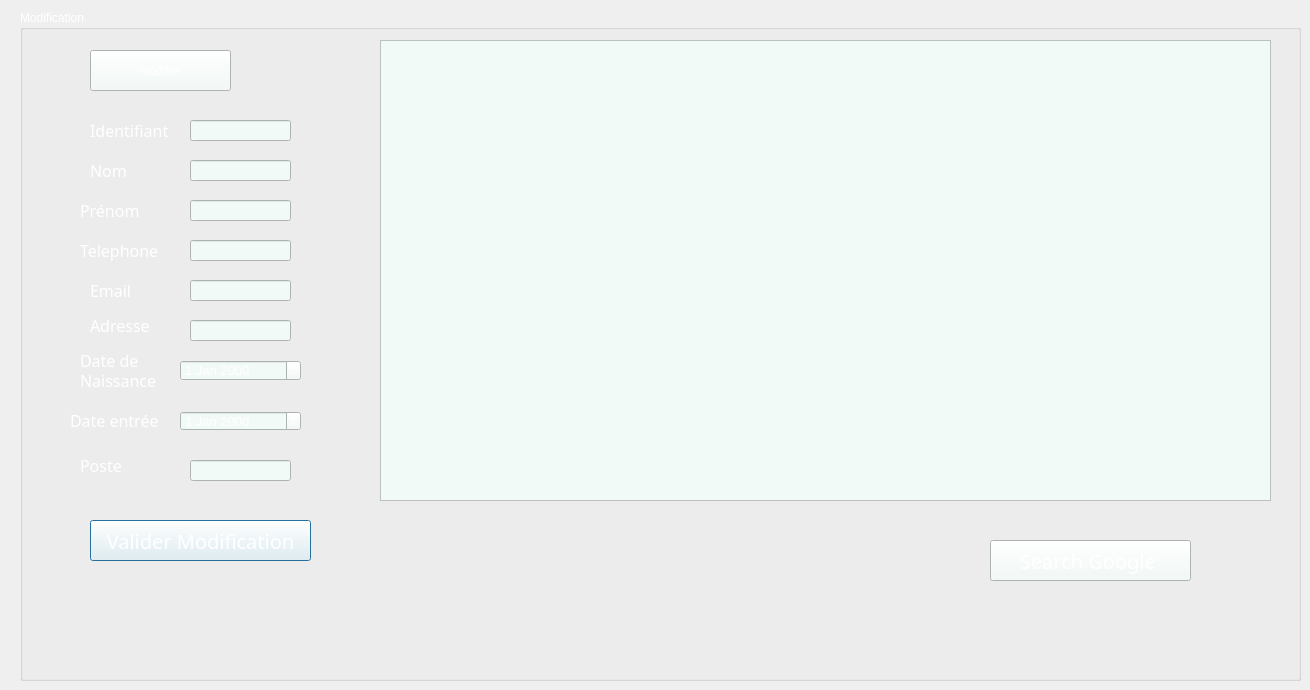
       <widget class="QWidget" name="modifier_employee">
        <attribute name="title">
         <string>Modifier Employé</string>
        </attribute>
        <widget class="QGroupBox" name="groupBox_2">
         <property name="geometry">
          <rect>
           <x>20</x>
           <y>10</y>
           <width>1281</width>
           <height>671</height>
          </rect>
         </property>
         <property name="palette">
          <palette>
           <active>
            <colorrole role="WindowText">
             <brush brushstyle="SolidPattern">
              <color alpha="255">
               <red>255</red>
               <green>255</green>
               <blue>255</blue>
              </color>
             </brush>
            </colorrole>
            <colorrole role="Button">
             <brush brushstyle="SolidPattern">
              <color alpha="255">
               <red>242</red>
               <green>250</green>
               <blue>247</blue>
              </color>
             </brush>
            </colorrole>
            <colorrole role="Light">
             <brush brushstyle="SolidPattern">
              <color alpha="255">
               <red>255</red>
               <green>255</green>
               <blue>255</blue>
              </color>
             </brush>
            </colorrole>
            <colorrole role="Midlight">
             <brush brushstyle="SolidPattern">
              <color alpha="255">
               <red>205</red>
               <green>218</green>
               <blue>247</blue>
              </color>
             </brush>
            </colorrole>
            <colorrole role="Dark">
             <brush brushstyle="SolidPattern">
              <color alpha="255">
               <red>78</red>
               <green>91</green>
               <blue>120</blue>
              </color>
             </brush>
            </colorrole>
            <colorrole role="Mid">
             <brush brushstyle="SolidPattern">
              <color alpha="255">
               <red>104</red>
               <green>121</green>
               <blue>160</blue>
              </color>
             </brush>
            </colorrole>
            <colorrole role="Text">
             <brush brushstyle="SolidPattern">
              <color alpha="255">
               <red>255</red>
               <green>255</green>
               <blue>255</blue>
              </color>
             </brush>
            </colorrole>
            <colorrole role="BrightText">
             <brush brushstyle="SolidPattern">
              <color alpha="255">
               <red>255</red>
               <green>255</green>
               <blue>255</blue>
              </color>
             </brush>
            </colorrole>
            <colorrole role="ButtonText">
             <brush brushstyle="SolidPattern">
              <color alpha="255">
               <red>255</red>
               <green>255</green>
               <blue>255</blue>
              </color>
             </brush>
            </colorrole>
            <colorrole role="Base">
             <brush brushstyle="SolidPattern">
              <color alpha="255">
               <red>242</red>
               <green>250</green>
               <blue>247</blue>
              </color>
             </brush>
            </colorrole>
            <colorrole role="Window">
             <brush brushstyle="SolidPattern">
              <color alpha="255">
               <red>242</red>
               <green>250</green>
               <blue>247</blue>
              </color>
             </brush>
            </colorrole>
            <colorrole role="Shadow">
             <brush brushstyle="SolidPattern">
              <color alpha="255">
               <red>0</red>
               <green>0</green>
               <blue>0</blue>
              </color>
             </brush>
            </colorrole>
            <colorrole role="AlternateBase">
             <brush brushstyle="SolidPattern">
              <color alpha="255">
               <red>205</red>
               <green>218</green>
               <blue>247</blue>
              </color>
             </brush>
            </colorrole>
            <colorrole role="ToolTipBase">
             <brush brushstyle="SolidPattern">
              <color alpha="255">
               <red>255</red>
               <green>255</green>
               <blue>220</blue>
              </color>
             </brush>
            </colorrole>
            <colorrole role="ToolTipText">
             <brush brushstyle="SolidPattern">
              <color alpha="255">
               <red>0</red>
               <green>0</green>
               <blue>0</blue>
              </color>
             </brush>
            </colorrole>
            <colorrole role="PlaceholderText">
             <brush brushstyle="SolidPattern">
              <color alpha="128">
               <red>0</red>
               <green>0</green>
               <blue>0</blue>
              </color>
             </brush>
            </colorrole>
           </active>
           <inactive>
            <colorrole role="WindowText">
             <brush brushstyle="SolidPattern">
              <color alpha="255">
               <red>255</red>
               <green>255</green>
               <blue>255</blue>
              </color>
             </brush>
            </colorrole>
            <colorrole role="Button">
             <brush brushstyle="SolidPattern">
              <color alpha="255">
               <red>242</red>
               <green>250</green>
               <blue>247</blue>
              </color>
             </brush>
            </colorrole>
            <colorrole role="Light">
             <brush brushstyle="SolidPattern">
              <color alpha="255">
               <red>255</red>
               <green>255</green>
               <blue>255</blue>
              </color>
             </brush>
            </colorrole>
            <colorrole role="Midlight">
             <brush brushstyle="SolidPattern">
              <color alpha="255">
               <red>205</red>
               <green>218</green>
               <blue>247</blue>
              </color>
             </brush>
            </colorrole>
            <colorrole role="Dark">
             <brush brushstyle="SolidPattern">
              <color alpha="255">
               <red>78</red>
               <green>91</green>
               <blue>120</blue>
              </color>
             </brush>
            </colorrole>
            <colorrole role="Mid">
             <brush brushstyle="SolidPattern">
              <color alpha="255">
               <red>104</red>
               <green>121</green>
               <blue>160</blue>
              </color>
             </brush>
            </colorrole>
            <colorrole role="Text">
             <brush brushstyle="SolidPattern">
              <color alpha="255">
               <red>255</red>
               <green>255</green>
               <blue>255</blue>
              </color>
             </brush>
            </colorrole>
            <colorrole role="BrightText">
             <brush brushstyle="SolidPattern">
              <color alpha="255">
               <red>255</red>
               <green>255</green>
               <blue>255</blue>
              </color>
             </brush>
            </colorrole>
            <colorrole role="ButtonText">
             <brush brushstyle="SolidPattern">
              <color alpha="255">
               <red>255</red>
               <green>255</green>
               <blue>255</blue>
              </color>
             </brush>
            </colorrole>
            <colorrole role="Base">
             <brush brushstyle="SolidPattern">
              <color alpha="255">
               <red>242</red>
               <green>250</green>
               <blue>247</blue>
              </color>
             </brush>
            </colorrole>
            <colorrole role="Window">
             <brush brushstyle="SolidPattern">
              <color alpha="255">
               <red>242</red>
               <green>250</green>
               <blue>247</blue>
              </color>
             </brush>
            </colorrole>
            <colorrole role="Shadow">
             <brush brushstyle="SolidPattern">
              <color alpha="255">
               <red>0</red>
               <green>0</green>
               <blue>0</blue>
              </color>
             </brush>
            </colorrole>
            <colorrole role="AlternateBase">
             <brush brushstyle="SolidPattern">
              <color alpha="255">
               <red>205</red>
               <green>218</green>
               <blue>247</blue>
              </color>
             </brush>
            </colorrole>
            <colorrole role="ToolTipBase">
             <brush brushstyle="SolidPattern">
              <color alpha="255">
               <red>255</red>
               <green>255</green>
               <blue>220</blue>
              </color>
             </brush>
            </colorrole>
            <colorrole role="ToolTipText">
             <brush brushstyle="SolidPattern">
              <color alpha="255">
               <red>0</red>
               <green>0</green>
               <blue>0</blue>
              </color>
             </brush>
            </colorrole>
            <colorrole role="PlaceholderText">
             <brush brushstyle="SolidPattern">
              <color alpha="128">
               <red>0</red>
               <green>0</green>
               <blue>0</blue>
              </color>
             </brush>
            </colorrole>
           </inactive>
           <disabled>
            <colorrole role="WindowText">
             <brush brushstyle="SolidPattern">
              <color alpha="255">
               <red>255</red>
               <green>255</green>
               <blue>255</blue>
              </color>
             </brush>
            </colorrole>
            <colorrole role="Button">
             <brush brushstyle="SolidPattern">
              <color alpha="255">
               <red>242</red>
               <green>250</green>
               <blue>247</blue>
              </color>
             </brush>
            </colorrole>
            <colorrole role="Light">
             <brush brushstyle="SolidPattern">
              <color alpha="255">
               <red>255</red>
               <green>255</green>
               <blue>255</blue>
              </color>
             </brush>
            </colorrole>
            <colorrole role="Midlight">
             <brush brushstyle="SolidPattern">
              <color alpha="255">
               <red>205</red>
               <green>218</green>
               <blue>247</blue>
              </color>
             </brush>
            </colorrole>
            <colorrole role="Dark">
             <brush brushstyle="SolidPattern">
              <color alpha="255">
               <red>78</red>
               <green>91</green>
               <blue>120</blue>
              </color>
             </brush>
            </colorrole>
            <colorrole role="Mid">
             <brush brushstyle="SolidPattern">
              <color alpha="255">
               <red>104</red>
               <green>121</green>
               <blue>160</blue>
              </color>
             </brush>
            </colorrole>
            <colorrole role="Text">
             <brush brushstyle="SolidPattern">
              <color alpha="255">
               <red>255</red>
               <green>255</green>
               <blue>255</blue>
              </color>
             </brush>
            </colorrole>
            <colorrole role="BrightText">
             <brush brushstyle="SolidPattern">
              <color alpha="255">
               <red>255</red>
               <green>255</green>
               <blue>255</blue>
              </color>
             </brush>
            </colorrole>
            <colorrole role="ButtonText">
             <brush brushstyle="SolidPattern">
              <color alpha="255">
               <red>255</red>
               <green>255</green>
               <blue>255</blue>
              </color>
             </brush>
            </colorrole>
            <colorrole role="Base">
             <brush brushstyle="SolidPattern">
              <color alpha="255">
               <red>242</red>
               <green>250</green>
               <blue>247</blue>
              </color>
             </brush>
            </colorrole>
            <colorrole role="Window">
             <brush brushstyle="SolidPattern">
              <color alpha="255">
               <red>242</red>
               <green>250</green>
               <blue>247</blue>
              </color>
             </brush>
            </colorrole>
            <colorrole role="Shadow">
             <brush brushstyle="SolidPattern">
              <color alpha="255">
               <red>0</red>
               <green>0</green>
               <blue>0</blue>
              </color>
             </brush>
            </colorrole>
            <colorrole role="AlternateBase">
             <brush brushstyle="SolidPattern">
              <color alpha="255">
               <red>156</red>
               <green>181</green>
               <blue>240</blue>
              </color>
             </brush>
            </colorrole>
            <colorrole role="ToolTipBase">
             <brush brushstyle="SolidPattern">
              <color alpha="255">
               <red>255</red>
               <green>255</green>
               <blue>220</blue>
              </color>
             </brush>
            </colorrole>
            <colorrole role="ToolTipText">
             <brush brushstyle="SolidPattern">
              <color alpha="255">
               <red>0</red>
               <green>0</green>
               <blue>0</blue>
              </color>
             </brush>
            </colorrole>
            <colorrole role="PlaceholderText">
             <brush brushstyle="SolidPattern">
              <color alpha="128">
               <red>0</red>
               <green>0</green>
               <blue>0</blue>
              </color>
             </brush>
            </colorrole>
           </disabled>
          </palette>
         </property>
         <property name="title">
          <string>Modification</string>
         </property>
         <widget class="QLabel" name="id_upd_label">
          <property name="geometry">
           <rect>
            <x>70</x>
            <y>110</y>
            <width>121</width>
            <height>21</height>
           </rect>
          </property>
          <property name="maximumSize">
           <size>
            <width>300</width>
            <height>16777215</height>
           </size>
          </property>
          <property name="baseSize">
           <size>
            <width>0</width>
            <height>0</height>
           </size>
          </property>
          <property name="font">
           <font>
            <family>Corbel</family>
            <pointsize>12</pointsize>
            <weight>50</weight>
            <italic>false</italic>
            <bold>false</bold>
           </font>
          </property>
          <property name="lineWidth">
           <number>0</number>
          </property>
          <property name="text">
           <string>Identifiant</string>
          </property>
         </widget>
         <widget class="QLabel" name="lasname_upd_label">
          <property name="geometry">
           <rect>
            <x>70</x>
            <y>150</y>
            <width>91</width>
            <height>20</height>
           </rect>
          </property>
          <property name="font">
           <font>
            <family>Corbel</family>
            <pointsize>12</pointsize>
            <weight>50</weight>
            <italic>false</italic>
            <bold>false</bold>
           </font>
          </property>
          <property name="text">
           <string>Nom</string>
          </property>
         </widget>
         <widget class="QLabel" name="name_upd_label">
          <property name="geometry">
           <rect>
            <x>60</x>
            <y>190</y>
            <width>91</width>
            <height>20</height>
           </rect>
          </property>
          <property name="font">
           <font>
            <family>Corbel</family>
            <pointsize>12</pointsize>
            <weight>50</weight>
            <italic>false</italic>
            <bold>false</bold>
           </font>
          </property>
          <property name="text">
           <string>Prénom</string>
          </property>
         </widget>
         <widget class="QLabel" name="email_upd_label">
          <property name="geometry">
           <rect>
            <x>70</x>
            <y>270</y>
            <width>91</width>
            <height>21</height>
           </rect>
          </property>
          <property name="font">
           <font>
            <family>Corbel</family>
            <pointsize>12</pointsize>
            <weight>50</weight>
            <italic>false</italic>
            <bold>false</bold>
           </font>
          </property>
          <property name="text">
           <string>Email</string>
          </property>
         </widget>
         <widget class="QLabel" name="phone_upd_label">
          <property name="geometry">
           <rect>
            <x>60</x>
            <y>220</y>
            <width>101</width>
            <height>41</height>
           </rect>
          </property>
          <property name="font">
           <font>
            <family>Corbel</family>
            <pointsize>12</pointsize>
            <weight>50</weight>
            <italic>false</italic>
            <bold>false</bold>
           </font>
          </property>
          <property name="text">
           <string>Telephone</string>
          </property>
         </widget>
         <widget class="QLineEdit" name="id_line_2">
          <property name="geometry">
           <rect>
            <x>170</x>
            <y>110</y>
            <width>101</width>
            <height>21</height>
           </rect>
          </property>
         </widget>
         <widget class="QLineEdit" name="lastname_line_2">
          <property name="geometry">
           <rect>
            <x>170</x>
            <y>150</y>
            <width>101</width>
            <height>21</height>
           </rect>
          </property>
         </widget>
         <widget class="QLineEdit" name="name_line_2">
          <property name="geometry">
           <rect>
            <x>170</x>
            <y>190</y>
            <width>101</width>
            <height>21</height>
           </rect>
          </property>
         </widget>
         <widget class="QLineEdit" name="email_line_2">
          <property name="geometry">
           <rect>
            <x>170</x>
            <y>230</y>
            <width>101</width>
            <height>21</height>
           </rect>
          </property>
         </widget>
         <widget class="QLineEdit" name="phone_line_2">
          <property name="geometry">
           <rect>
            <x>170</x>
            <y>270</y>
            <width>101</width>
            <height>21</height>
           </rect>
          </property>
         </widget>
         <widget class="QLabel" name="birthdate_upd_1">
          <property name="geometry">
           <rect>
            <x>60</x>
            <y>320</y>
            <width>171</width>
            <height>61</height>
           </rect>
          </property>
          <property name="font">
           <font>
            <family>Corbel</family>
            <pointsize>12</pointsize>
            <weight>50</weight>
            <italic>false</italic>
            <bold>false</bold>
           </font>
          </property>
          <property name="text">
           <string>Date de </string>
          </property>
         </widget>
         <widget class="QLineEdit" name="address_line_3">
          <property name="geometry">
           <rect>
            <x>170</x>
            <y>310</y>
            <width>101</width>
            <height>21</height>
           </rect>
          </property>
         </widget>
         <widget class="QDateEdit" name="birthdate_line_3">
          <property name="geometry">
           <rect>
            <x>160</x>
            <y>350</y>
            <width>121</width>
            <height>21</height>
           </rect>
          </property>
          <property name="font">
           <font>
            <pointsize>10</pointsize>
           </font>
          </property>
         </widget>
         <widget class="QLabel" name="adress_upd_label">
          <property name="geometry">
           <rect>
            <x>70</x>
            <y>300</y>
            <width>91</width>
            <height>31</height>
           </rect>
          </property>
          <property name="font">
           <font>
            <family>Corbel</family>
            <pointsize>12</pointsize>
            <weight>50</weight>
            <italic>false</italic>
            <bold>false</bold>
           </font>
          </property>
          <property name="text">
           <string>Adresse</string>
          </property>
         </widget>
         <widget class="QPushButton" name="validerMod_button">
          <property name="geometry">
           <rect>
            <x>70</x>
            <y>510</y>
            <width>221</width>
            <height>41</height>
           </rect>
          </property>
          <property name="font">
           <font>
            <family>Corbel</family>
            <pointsize>15</pointsize>
            <weight>9</weight>
            <italic>false</italic>
            <bold>false</bold>
           </font>
          </property>
          <property name="text">
           <string>Valider Modification</string>
          </property>
          <property name="default">
           <bool>true</bool>
          </property>
          <property name="flat">
           <bool>false</bool>
          </property>
         </widget>
         <widget class="QLabel" name="birthdate_upd_2">
          <property name="geometry">
           <rect>
            <x>60</x>
            <y>360</y>
            <width>91</width>
            <height>20</height>
           </rect>
          </property>
          <property name="font">
           <font>
            <family>Corbel</family>
            <pointsize>12</pointsize>
            <weight>50</weight>
            <italic>false</italic>
            <bold>false</bold>
           </font>
          </property>
          <property name="text">
           <string>Naissance</string>
          </property>
         </widget>
         <widget class="QPushButton" name="modifier_button">
          <property name="geometry">
           <rect>
            <x>70</x>
            <y>40</y>
            <width>141</width>
            <height>41</height>
           </rect>
          </property>
          <property name="text">
           <string>modifier</string>
          </property>
         </widget>
         <widget class="QTableView" name="tableView_2">
          <property name="geometry">
           <rect>
            <x>360</x>
            <y>30</y>
            <width>891</width>
            <height>461</height>
           </rect>
          </property>
         </widget>
         <widget class="QLineEdit" name="poste_line_edit">
          <property name="geometry">
           <rect>
            <x>170</x>
            <y>450</y>
            <width>101</width>
            <height>21</height>
           </rect>
          </property>
         </widget>
         <widget class="QLabel" name="poste_upd_label">
          <property name="geometry">
           <rect>
            <x>60</x>
            <y>440</y>
            <width>91</width>
            <height>31</height>
           </rect>
          </property>
          <property name="font">
           <font>
            <family>Corbel</family>
            <pointsize>12</pointsize>
            <weight>50</weight>
            <italic>false</italic>
            <bold>false</bold>
           </font>
          </property>
          <property name="text">
           <string>Poste</string>
          </property>
         </widget>
         <widget class="QDateEdit" name="entrydate_line_3">
          <property name="geometry">
           <rect>
            <x>160</x>
            <y>401</y>
            <width>121</width>
            <height>20</height>
           </rect>
          </property>
          <property name="font">
           <font>
            <pointsize>10</pointsize>
           </font>
          </property>
         </widget>
         <widget class="QLabel" name="entrydate_upd_label">
          <property name="geometry">
           <rect>
            <x>50</x>
            <y>400</y>
            <width>91</width>
            <height>20</height>
           </rect>
          </property>
          <property name="font">
           <font>
            <family>Corbel</family>
            <pointsize>12</pointsize>
            <weight>50</weight>
            <italic>false</italic>
            <bold>false</bold>
           </font>
          </property>
          <property name="text">
           <string>Date entrée</string>
          </property>
         </widget>
         <widget class="QPushButton" name="google_search_button">
          <property name="geometry">
           <rect>
            <x>970</x>
            <y>530</y>
            <width>201</width>
            <height>41</height>
           </rect>
          </property>
          <property name="font">
           <font>
            <family>Corbel</family>
            <pointsize>15</pointsize>
            <weight>9</weight>
            <italic>false</italic>
            <bold>false</bold>
           </font>
          </property>
          <property name="text">
           <string>Search Google </string>
          </property>
         </widget>
        </widget>
       </widget>
